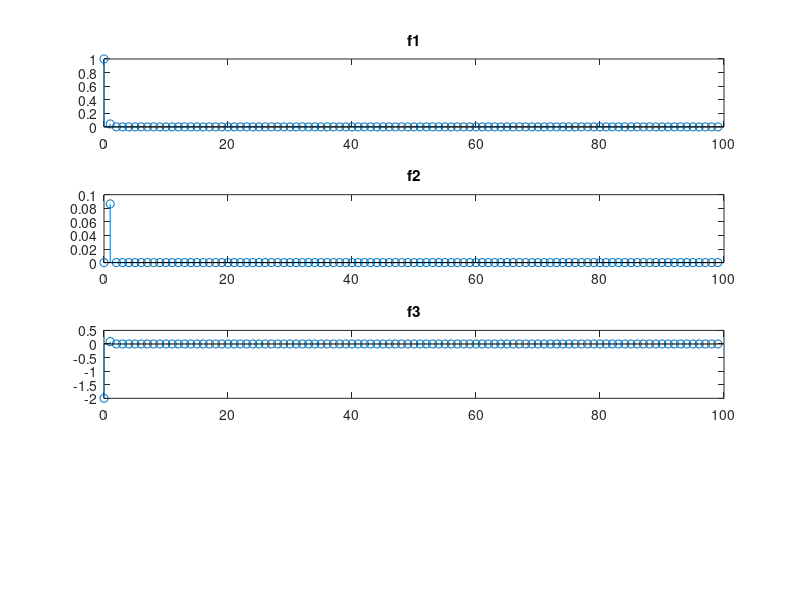

The MATLAB script that drew this image:
% Pratap Luitel
% Engs 92
% HW - 4, Problem 3

N = 100;
f1 = zeros(N,1);
f2 = zeros(N,1);
f3 = zeros(N,1);

for x = 0:N-1
    f1(x+1) = exp(-pi*x^2);
    f2(x+1) = 2*x*exp(-pi*x^2);
    f3(x+1) = (4*x^2 - 2)*exp(-pi*x^2); 
end 

% ploting the result
subplot(4,1,1), stem (0:N-1, f1,'-');
title('f1')
subplot(4,1,2), stem (0:N-1, f2,'-');
title('f2')
subplot(4,1,3), stem (0:N-1, f3,'-');
title('f3')


